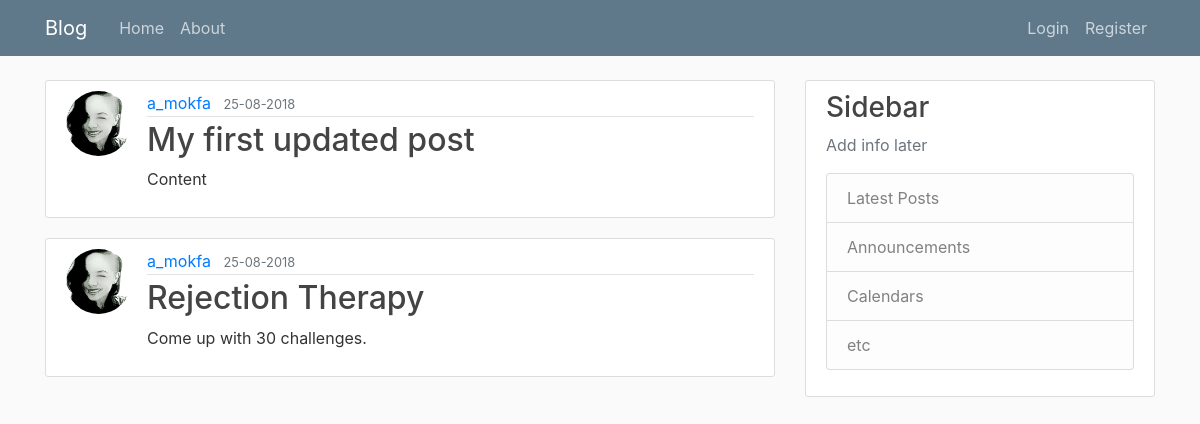
Page /home on the earlier database version.
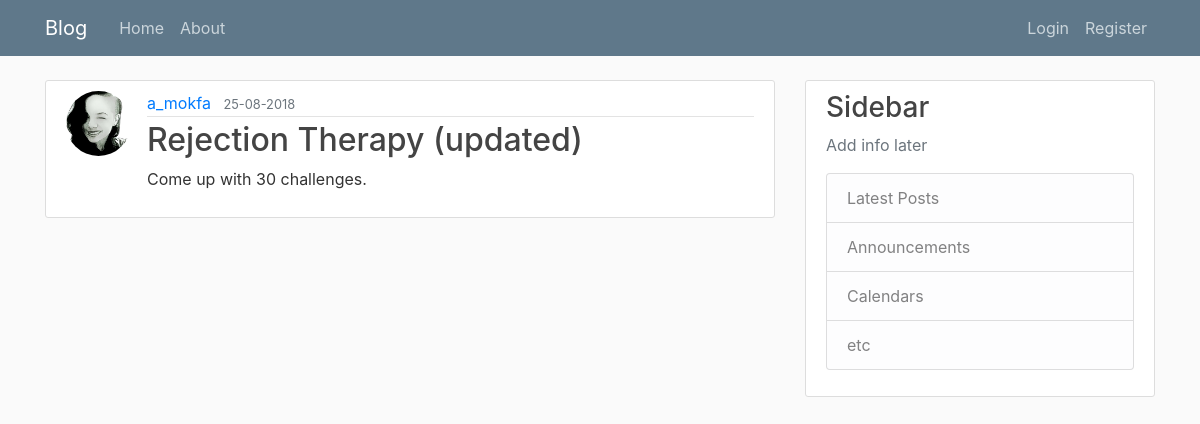
Same page on the later database version.
### flask_blog/models.py (models this page shows, shortened)
class Post(db.Model):
    id = db.Column(db.Integer, primary_key=True)
    title = db.Column(db.String(100), nullable=False)
    date_posted = db.Column(db.DateTime, nullable=False, default=datetime.utcnow)
    content= db.Column(db.Text, nullable=False)
    user_id = db.Column(db.Integer, db.ForeignKey('user.id'), nullable=False)

class User(db.Model, UserMixin):
    id = db.Column(db.Integer, primary_key=True)
    username = db.Column(db.String(20), unique=True, nullable=False)
    email = db.Column(db.String(120), unique=True, nullable=False)
    image_file = db.Column(db.String(20), nullable=False, default='default.jpg')
    password = db.Column(db.String(60), nullable=False)
    posts = db.relationship('Post', backref='author', lazy=True)

### flask_blog/routes.py (the view)
@app.route("/")
@app.route("/home")
def home():
    posts = Post.query.all()
    return render_template('home.html', posts=posts)

### flask_blog/templates/home.html
{% extends "layout.html" %}
{% block content %}
    {% for post in posts %}
    <article class="media content-section">
      <img class="rounded-circle article-img" src="{{ url_for('static', filename='profile_pics/' + post.author.image_file) }}">
      <div class="media-body">
        <div class="article-metadata">
          <a class="mr-2" href="#">{{ post.author.username }}</a>
          <small class="text-muted">{{ post.date_posted.strftime('%d-%m-%Y') }}</small>
        </div>
        <h2><a class="article-title" href="{{ url_for('post', post_id=post.id) }}">{{ post.title }}</a></h2>
        <p class="article-content">{{ post.content }}</p>
      </div>
    </article>
    {% endfor %}
{% endblock content %}

Differences in the rows shown:
removed Post: image_file (picture), author.username "a_mokfa", date_posted "25-08-2018", title "My first updated post", content "Content"
changed Post "Come up with 30 challenges.": title "Rejection Therapy" → "Rejection Therapy (updated)"
